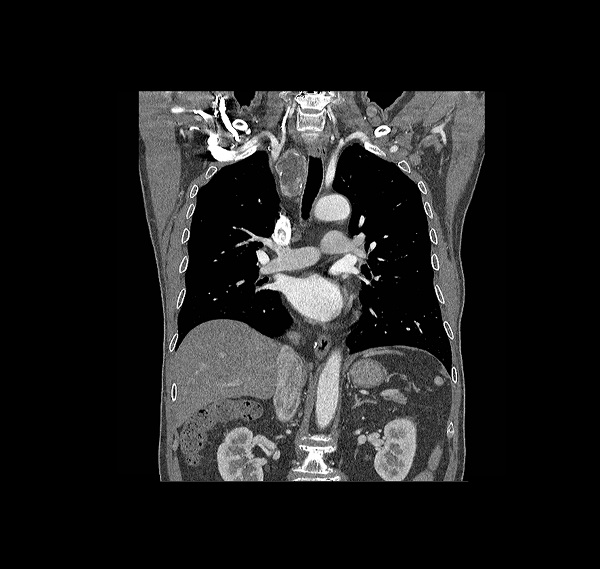
#> input picture Day3/Code/lungs.jpg, 600 x 569 px, found by its file name
$ python assignment_part2.py
#> lines starting #> are read from the running program, lines starting #| are printed output that depends on the picture
#!/usr/bin/env python3
# -*- coding: utf-8 -*-
"""
Assignment Part 2 (Day 3)
_________________________

Viveck Kingsley - 10811867

Owen Williams - 10806830

_________________________

Opening Lung Images:
"""
# Import Libraries
import matplotlib.pyplot as plt
import numpy as np
from skimage import io
from scipy.ndimage import interpolation

"""
# Use io.imread() to open the three lung images using the correct file path,
np.mean used to average array of the last RGB channel (-1), and io.imread to load the images.
"""
# Loading the lungs images
image = np.mean(io.imread("/Users/viveckkingsley/ManchesterBioinformaticsCourse_student/Day3/Code/lungs.jpg"), -1)
#> image: shape (569, 600) float64; min 0, max 255, mean 31.2

image2 = np.mean(io.imread("/Users/viveckkingsley/ManchesterBioinformaticsCourse_student/Day3/Code/lungs2.jpg"), -1)
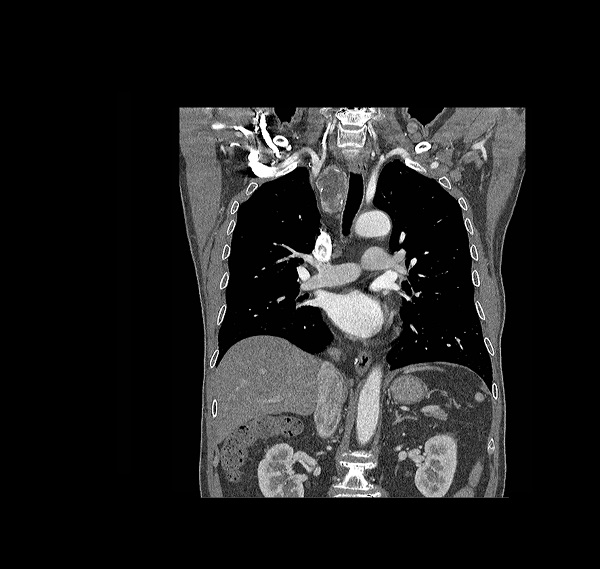
#> input picture Day3/Code/lungs2.jpg, 600 x 569 px, found by its file name
#> image2: shape (569, 600) float64; min 0, max 255, mean 31.2

image3 = np.mean(io.imread("/Users/viveckkingsley/ManchesterBioinformaticsCourse_student/Day3/Code/lungs3.jpg"), -1)
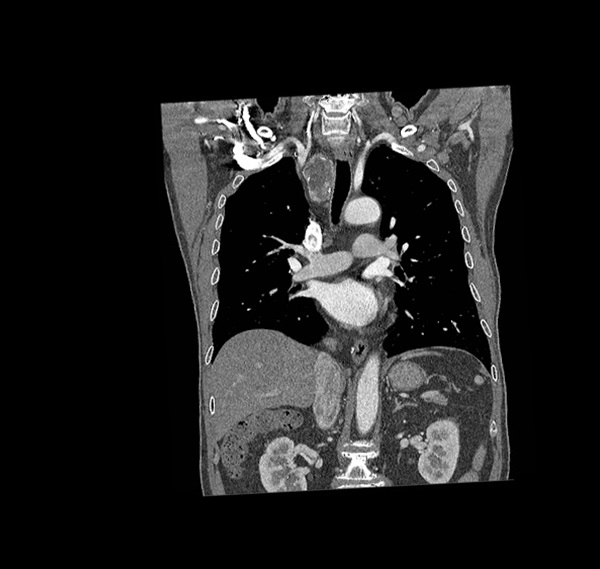
#> input picture Day3/Code/lungs3.jpg, 600 x 569 px, found by its file name
#> image3: shape (569, 600) float64; min 0, max 255, mean 31.8


# Overlaying images in the same axis:
fig = plt.figure() # Create Figure using matplotlib.
ax = fig.add_subplot(111)
ax.imshow(image, cmap="Greys_r")
floating = ax.imshow(image3, cmap="Greys_r", alpha=0.5)

"""
XII:
MatPlotLib was used to create a figure. When creating a plot using ax.fig.add_subplot(111), the (111) meant the
creation of a 1x1 grid, with one plot. Reverse greyscale colourmap was used for easy visualisation of the appropriate tissue
Alpha = 0.5, made image 3 - the floating image, semi transparent.
"""

"""
XIII:
Shift_Function was made to translate/rotate the floating image3 onto the fixed image:
The arguments (shifts, r) allow for manual selection of movement in x and y planes (shifts), as well as rotation (r).
Using the global command in this function allows changes performed on image3 to be enacted on outisde this function.
"""

def shift_image(shifts, r):
    global image3
#    ax1.imshow(image, cmap="Greys_r", alpha = 1)
# .shift function of image 3 is assigned to "shifting" variable, and functions by translating image 3 with shifts[0] and shifts[1].
    shifting = interpolation.shift(image3, (shifts[0], shifts[1]), mode="nearest")
    image3 = interpolation.rotate(shifting, r, reshape=False)
#    ax1.imshow(floating, cmap="Greys_r", alpha = 0.5)
    floating.set_data(image3)
    fig.canvas.draw()

"""
XIV:
shift_image([10, 20], 0) translates image3 10 pixels down, and 20 pixels right. If these values were negative, the image would
be translated in the opposite direction.
XV:
The shifts needed to align image2 with the fixed image: ([-18, -40], 0)
XVI:
The code has already implemented the rotate function (interpolation.rotate), which takes the 'shifting' translation variable
and rotates it. Image 3 was found to align with the fixed image with the following: ([-6,-33], -3)]. To choose which image was to be translated,
we had to manually substitute the appropriate image name into the function.
"""

#shift_image([10, 20], 0)
#plt.show()

"""
XVII:

Another function with the required argument 'event' was created, which assigned a specific function to a key press.
The following code works as follows, if the up key is pressed, whichKey variable will store this, and if whichKey is indeed up,
the floating image will be translated ([-1, 0] ,0). Each direction, including rotations in both directions were assigned a key.
If an unregistered key is pressed, there is no output. This eventhandler function is called by fig.canvas.mp1_connect. print(whichKey) tells the user
what key is being pressed.
XVIII:
The shifts and rotations matched what was found by trial and error.
"""

def eventHandler(event):
    whichKey=event.key
    print(whichKey)
    if whichKey == 'up':
        shift_image([-1, 0], 0)
    elif whichKey == 'right':
        shift_image([0, 1], 0)
    elif whichKey == 'down':
        shift_image([1, 0], 0)
    elif whichKey == 'left':
        shift_image([0, -1], 0)
    elif whichKey == 'r':
        shift_image([0, 0], 1)
    elif whichKey == 't':
        shift_image([0, 0], -1)

fig.canvas.mpl_connect('key_press_event', eventHandler)

plt.show()
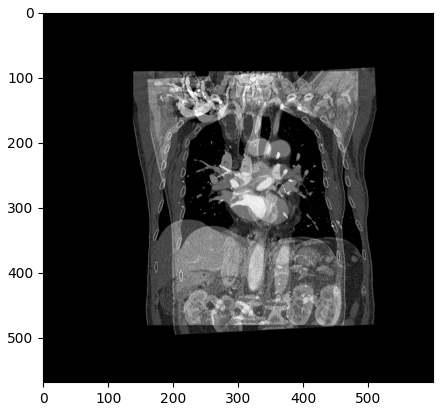
#> figure drawn by matplotlib, 1 panel
